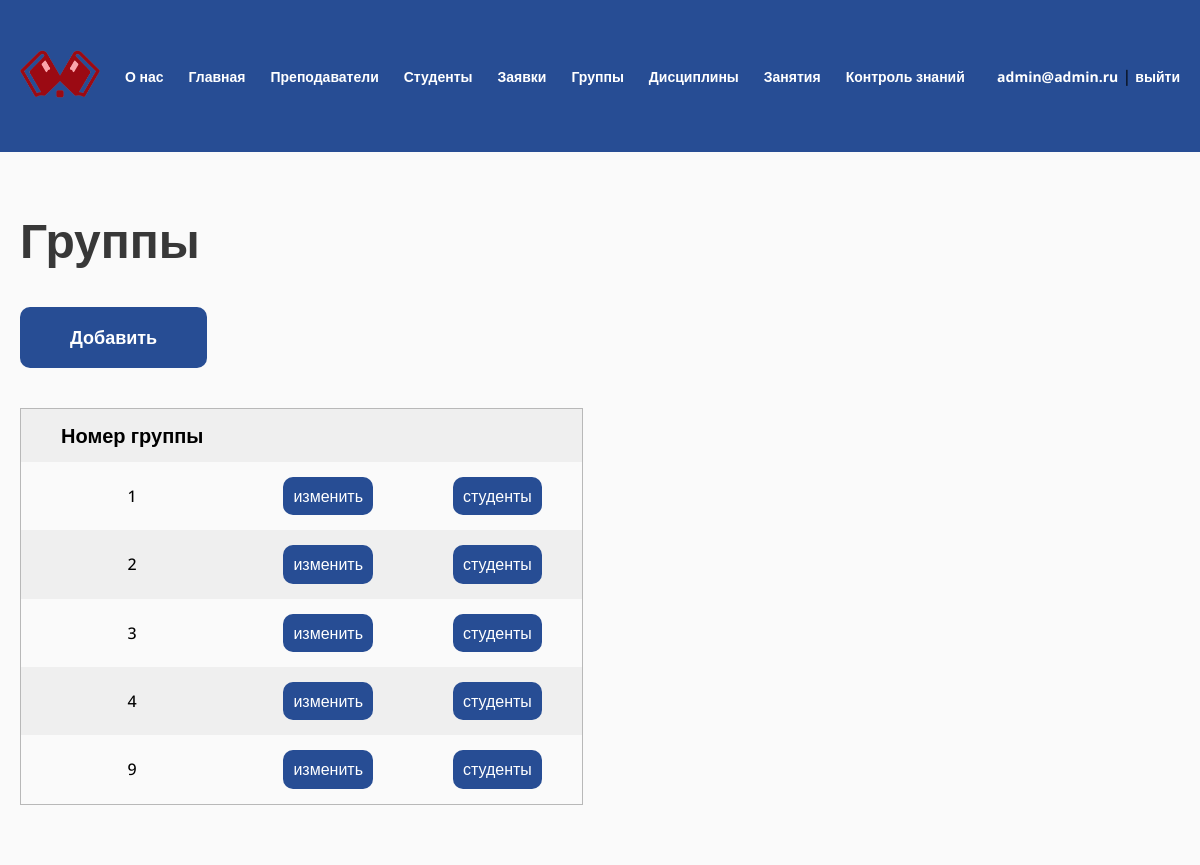
Screenshot of /groups/ (signed in) with the database file from the repository.
### study/models.py (models this page shows, shortened)
class Group(models.Model):
    number = models.CharField(max_length=32)
    students = models.ManyToManyField(User, blank=True)
    class Meta:
        verbose_name = "Группа"
        verbose_name_plural = "Группы"

### study/views.py (the view)
# urls.py: path("groups/", views.GroupsListView.as_view(), name="groups"),
@method_decorator(admin_only, name="dispatch")
class GroupsListView(LoginRequiredMixin, ListView):
    model = Group
    context_object_name = "objects"
    template_name = "study/group/list.html"

### study/templates/study/group/list.html (shortened to what this page needs)
{% extends "base.html" %}
{% load static %}
{% block extra_css %}
<link rel="stylesheet" href="{% static 'css/table.css' %}">
{% endblock %}
{% block content %}
<section >
    <h1 class="h1">Группы</h1>
    <a href="{% url 'group-add' %}" class="btn mt-40">Добавить</a>
    <div class="table-wrapper mt-40">
        <table class="table">
        <thead>
            <tr>
                <th>Номер группы</th>
                <th></th>
                <th></th>
            </tr>
        </thead>
        <tbody>
            {% for object in objects %}
            <tr>
                <td>{{ object.number }}</td>
                <td>
                    <a href="{% url 'group' object.pk %}" class="btn btn-table">изменить</a>
                </td>
                <td>
                    <a href="{% url 'group-students' object.pk %}" class="btn btn-table">студенты</a>
                </td>
            </tr>
            {% endfor %}
        </tbody>
    </table>
    </div>
</section>
{% endblock %}

### templates/base.html (shortened to what this page needs)
{% load static %}
<!DOCTYPE html>
<html lang="ru">
<head>
	<link rel="stylesheet" href="{% static 'css/reset.css' %}">
	<link rel="stylesheet" href="{% static 'css/main.css' %}">
	<link rel="stylesheet" href="{% static 'css/menu.css' %}">
    {% block extra_css %}{% endblock %}
</head>
<body>
	<header class="header">
		<div class="container">
			<ul class="header-menu">
				<li><a href="{% url 'index' %}" class="logo"><img src="{% static 'img/logo.png' %}" alt=""></a></li>
				<li><a href="{% url 'about' %}">О нас</a></li>
				{% if user.is_authenticated %}
				<li><a href="{% url 'index' %}">Главная</a></li>
				{% if user.profile.type == 1 %}
				<li><a href="{% url 'teachers' %}">Преподаватели</a></li>
				<li><a href="{% url 'students' %}">Студенты</a></li>
				<li><a href="{% url 'applications' %}">Заявки</a></li>
				<li><a href="{% url 'groups' %}">Группы</a></li>
				<li><a href="{% url 'subjects' %}">Дисциплины</a></li>
				<li><a href="{% url 'lessons' %}">Занятия</a></li>
				<li><a href="{% url 'tests' %}">Контроль знаний</a></li>
				{% elif user.profile.type == 2 %}
				<li><a href="{% url 'my-group' %}">Группы</a></li>
				<li><a href="{% url 'my-subjects' %}">Дисциплины</a></li>
				<li><a href="{% url 'my-lessons' %}">Занятия</a></li>
				<li><a href="{% url 'tests' %}">Контроль знаний</a></li>
				{% endif %}
				<li class="header-menu-profile">
					<a href="{% url 'profile' %}">{{ user.username }}</a> | <a href="{% url 'logout' %}">выйти</a>
				</li>
				{% endif%}
			</ul>
		</div>
	</header>
	<main class="main">
		<div class="container">
		    {% block content %}{% endblock %}
		</div>
	</main>
</body>
</html>

### static/css/main.css (style rules this page uses)
:root { --green: #274d94; --red: #D43131; --background: #FAFAFA; --gray: #B8B8B8; --tablePrimary: #EFEFEF; --tableSecondary: #FAFAFA; }
* { padding: 0; margin: 0; box-sizing: border-box; }
html { font-family: "Open Sans", sans-serif; }
body { display: flex; flex-direction: column; min-height: 100vh; height: 100%; }
.container { max-width: 1240px; padding: 0 20px; margin: 0 auto; position: relative; }
.mt-40 { margin-top: 40px; }
.h1 { color: #383838; font-size: 48px; font-weight: 700; }
.btn { color: #FFF; font-size: 18px; font-weight: 700; border-radius: 10px; background: var(--green); padding: 20px 50px; text-align: center; cursor: pointer; text-decoration: none; display: block; width: fit-content; }
.btn.btn-table { padding: 10px; font-size: 16px; font-weight: 500; }
.header { padding: 50px 0; background: var(--green); }
.logo img { width: 100%; max-width: 80px; }
.main { flex: 1 1 100%; padding: 60px 0; background-color: var(--background); }

### static/css/menu.css (style rules this page uses)
ul { list-style: none; }
.header-menu { display: flex; align-items: center; gap: 25px; width: 100%; }
.header-menu a { text-decoration: none; font-weight: 700; color: white; font-size: 14px; }
.header-menu-profile { margin-left: auto; }

### static/css/table.css (style rules this page uses)
.table-wrapper { width: 100%; overflow-x: auto; }
.table { border: 1px solid var(--gray); background: var(--tablePrimary); border-collapse: collapse; }
.table td, .table th { padding: 15px 40px; text-align: center; }
.table th { color: #000; font-size: 20px; font-weight: 700; }
.table td { color: #000; font-size: 16px; font-weight: 500; }
.table tbody tr:nth-of-type(2n-1) { background: var(--tableSecondary); }

### rows the page displays
Group: number "1"
Group: number "2"
Group: number "3"
Group: number "4"
Group: number "9"

### other values shown
{{ user.username }} "admin@admin.ru"
